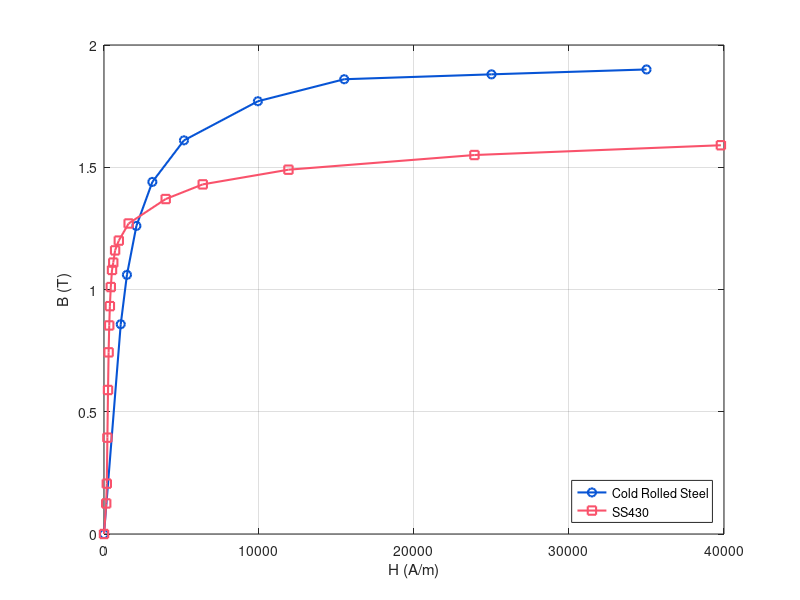

The MATLAB script that drew this image:
clc,clear,close all

% B-H curve for material "Cold Rolled Steel"
H1 = [0.0,1080,1480,2090,3120,5160,9930,1.55e4,2.50e4,3.50e4];
B1 = [0.0,0.858,1.06,1.26,1.44,1.61,1.77,1.86,1.88,1.90];

% B-H curve for material "SS430"
H2 = [0.0,143,180,219,259,298,338,378,438,517,597,716,955,1590,3980,6370,1.19e4,2.39e4,3.98e4];
B2 = [0.0,0.125,0.206,0.394,0.589,0.743,0.853,0.932,1.01,1.08,1.11,1.16,1.20,1.27,1.37,1.43,1.49,1.55,1.59];

figure
hold(gca,"on"),grid(gca,"on"),box(gca,"on")

plot(H1,B1,"LineWidth",1.5,"Color",[7,84,213]/255,"Marker","o","DisplayName","Cold Rolled Steel")
plot(H2,B2,"LineWidth",1.5,"Color",[249,82,107]/255,"Marker","square","DisplayName","SS430")
xlabel("H (A/m)")
ylabel("B (T)")
legend("Location","southeast");
